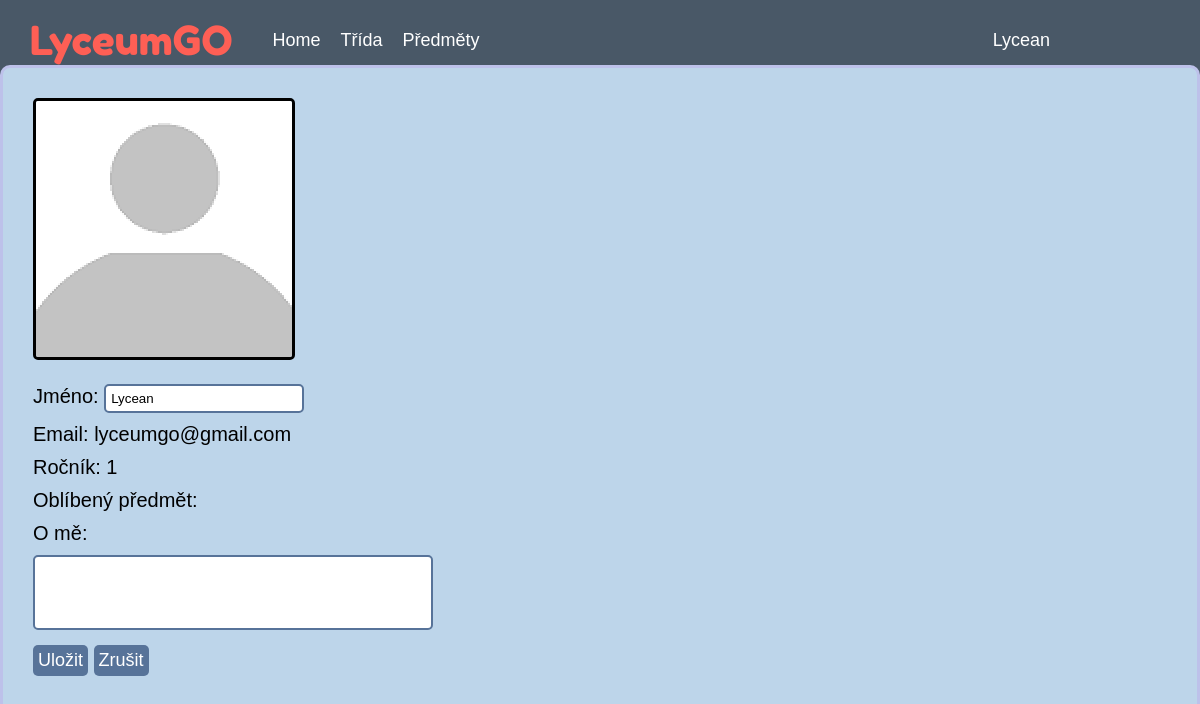
The page /editprofile (signed in) on the database its author committed.
### website/models.py (models this page shows)
class User (db.Model,UserMixin):
    id=db.Column(db.Integer, primary_key=True)
    name = db.Column(db.String(20), unique=True)
    email = db.Column(db.String(50), unique=True)
    password = db.Column(db.String(1000))
    notes = db.relationship("Notes")
    person = db.Column(db.String(7))
    grate = db.Column(db.Integer)
    score = db.Column(db.Integer)
    achievements = db.Column(db.String(200))
    classroom = db.Column(db.String(20))
    beginning = db.Column(db.Integer)
    math = db.relationship("Math")
    physic = db.relationship("Physic")
    informatics = db.relationship("Informatics")
    programming = db.relationship("Programming")

### website/views.py (the view, shortened to what this page needs)
@views.route("/editprofile",methods=["GET","POST"])
def editprofile():
    if current_user.is_authenticated:
        usernote=Notes.query.filter_by(id=current_user.id).first()
        subjects=getSubjects()
        return render_template("editprofile.html",user=current_user,note=usernote,subjects=subjects)
    else:
        return redirect(url_for("auth.login"))

### website/views.py (called while the page is built)
def getSubjects():
    return {"Matematika":Math.query.filter_by(user_id=current_user.id).first(),"Fyzika":Physic.query.filter_by(user_id=current_user.id).first(),"Informatika":Informatics.query.filter_by(user_id=current_user.id).first(),"Programování":Programming.query.filter_by(user_id=current_user.id).first(),}

### website/templates/editprofile.html (shortened to what this page needs)
{%extends "baselog.html"%}
{%block head%}
<link rel= "stylesheet" type= "text/css" href="{{url_for('static', filename='/stylesheets/profile.css')}}">
<link rel= "stylesheet" type= "text/css" href="{{url_for('static', filename='/stylesheets/zarovnavac.css')}}">
{%endblock%}
{%block content%}
<div id="flex-container">
<div id="Info">
    {%if user%}
        <img src="{{url_for('static',filename='images/Incognito.png')}}" class="UserImg">
        <form action="" method="post">
            <div id="info">
                <div class="information">Jméno: <input type="text" placeholder={{user.name}} class="Inputs" name="name"></div>
                <div class="information">Email: {{user.email}}</div>
                <div class="information">Ročník: {{user.grate}}</div>
                <div class="information">Oblíbený předmět:</div>
                <div class="information">O mě:<br>
                    <textarea name="note" class="Inputs" id="EProfileAboutMe">{%if note%}{{note.data}}{%endif%}</textarea>
                </div>
                <input type="submit" class="BasicButton" name="submit_button" value="Uložit">
                <input type="submit" class="BasicButton" name="submit_button" value="Zrušit">
            </div>
        </form>
    {%endif%}
</div>
</div>
{% endblock %}

### website/templates/baselog.html (shortened to what this page needs)
<!DOCTYPE html>
<html>
<head>
    <link rel= "stylesheet" type= "text/css" href="{{url_for('static', filename='/stylesheets/universal.css')}}">
    <link rel= "stylesheet" type= "text/css" href="{{url_for('static', filename='/stylesheets/style.css')}}">
    {%block head%}
    {%endblock%}
</head>
<body>
    <nav class="Nav">
        <p class="Name">LyceumGO</p>
        <div class="Buttons">
            <a href="home" class="link">Home</a>
            <a href="classroom" class="link">Třída</a>
            <a href="subjects" class="link">Předměty</a>
            <div class="dropdown">
                <button class="button--">{{user.name}}</button>
            </div>
        </div>
    </nav>
    {%block content%}
    {%endblock%}
</body>
</html>

### website/static/stylesheets/universal.css (style rules this page uses)
* { margin: 0; padding: 0; box-sizing: border-box; }
html { height:100%; }
body { height:100%; background-color: rgb(239, 239, 250); font-family: arial; }

### website/static/stylesheets/style.css (style rules this page uses)
.Name { color:rgb(254, 95, 85); position:relative; font-size:40px; font-family:fredokaone; margin:0px 20px; padding:10px }
.Nav { background-color: rgb(73, 88, 103); width:100%; display:flex; align-items:center; height:10vh }
.Buttons { width:100%; position:relative; display:flex }
.link { margin:0px 10px; }
.dropdown { position: absolute; right:150px; }
.Buttons button,a { background: none; text-decoration: none; border: none; color: white; font-size: 18px; cursor:pointer }
.BasicButton { margin:10px 0px; background-color: rgb(87, 115, 153); padding:5px; border: 3px; border-radius: 5px; display:inline-block; clear:both; cursor:pointer; color:white; font-size: 18px; }
.Inputs { width:200px; border-radius:5px; padding:5px; border:solid 2px rgb(87, 115, 153); }

### website/static/stylesheets/profile.css (style rules this page uses)
#Info { background-color: rgb(189, 213, 234); padding:30px; width:1200px; height:750px; border: solid rgb(189, 193, 234); border-radius: 10px; }
.UserImg { border:3px solid; border-radius:5px; }
#info { margin-top:20px; margin-bottom:10px; font-size:20px; font-family:"Arial"; }
#EProfileAboutMe { max-width:400px; min-width:400px; max-height: 75px; min-height: 75px; font-family: Arial; margin-top:10px; }
textarea { resize: none; }
.information { margin-top:10px; }
::placeholder { color: black; }

### website/static/stylesheets/zarovnavac.css (style rules this page uses)
#flex-container { display:flex; justify-content:center; align-items: center; height:90vh; }

### rows shown on the page
User: name "Lycean", email "lyceumgo@gmail.com", grate "1"
